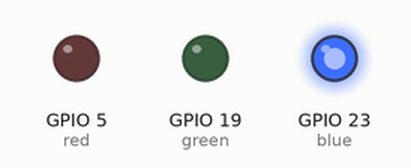
Simulated run of this program. Board: ESP32 board running MicroPython. On the bench: output pins drawn as LEDs (lit = HIGH).

Above: at 1.0 s.
At 3.0 s:
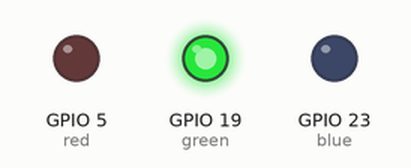
At 5.0 s:
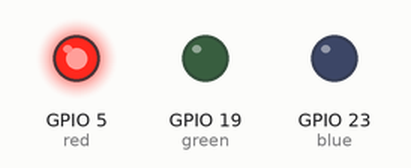
Timing chart, 0 to 7.8 s (numbered marks = the images above):
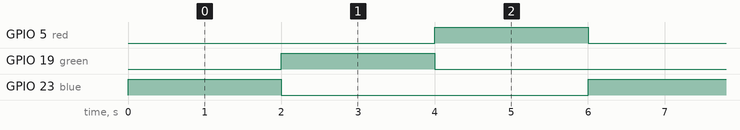

Measured:
- by itself, GPIO 5 (red), GPIO 19 (green), GPIO 23 (blue): alternates HIGH for 2.0 s and LOW for 4.0 s
- by itself, everything shown: repeats every 6.0 s, in 3 steps

The program:

Func.py
```python
from machine import Pin
import time

blue = Pin(23,Pin.OUT)
green = Pin(19,Pin.OUT)
red = Pin(5,Pin.OUT)

def led_on(obj_led,delay):
  obj_led.value(1)
  time.sleep(delay)
  obj_led.value(0)

while True:
  led_on(blue,2)
  led_on(green,2)
  led_on(red,2)
```
